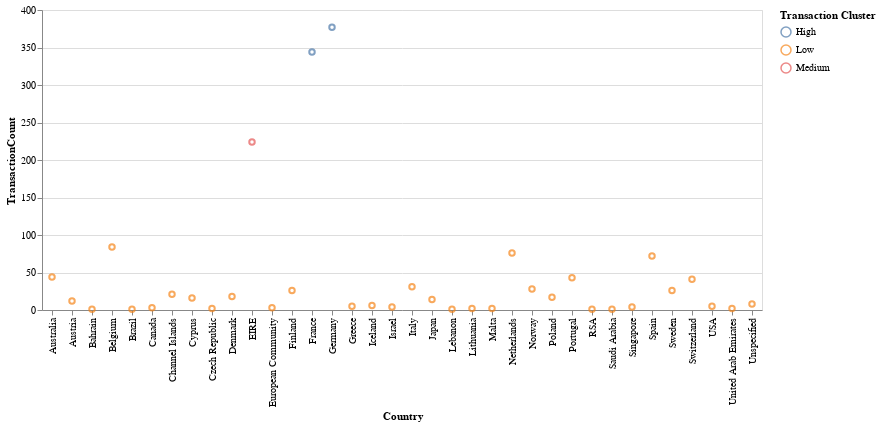

Here is the notebook cell this chart was saved with:
### Code cell
import altair as alt

label = pd.DataFrame(columns=["Cluster"], data=ypred)
label = label.replace({0: "Low",1: "High",2: "Medium"})
transaksi['Class'] = label

alt.Chart(transaksi).mark_point().encode(
    x="Country", y="TransactionCount",
    color=alt.Color("Class",
        legend=alt.Legend(title="Transaction Cluster")
    )
)

### Figure 1 — Vega-Lite specification as saved in the notebook (floating-point values rounded to 4 significant figures)
{"config": {"view": {"continuousWidth": 400, "continuousHeight": 300}}, "data": {"name": "data-04061daa32ab9aa4fe6cdc87fa957952"}, "mark": "point", "encoding": {"color": {"type": "nominal", "field": "Class", "legend": {"title": "Transaction Cluster"}}, "x": {"type": "nominal", "field": "Country"}, "y": {"type": "quantitative", "field": "TransactionCount"}}, "$schema": "https://vega.github.io/schema/vega-lite/v4.8.1.json", "datasets": {"data-04061daa32ab9aa4fe6cdc87fa957952": [{"Country": "Iceland", "TransactionCount": 6, "Class": "Low"}, {"Country": "Finland", "TransactionCount": 26, "Class": "Low"}, {"Country": "Italy", "TransactionCount": 31, "Class": "Low"}, {"Country": "Norway", "TransactionCount": 28, "Class": "Low"}, {"Country": "Spain", "TransactionCount": 72, "Class": "Low"}, {"Country": "Bahrain", "TransactionCount": 1, "Class": "Low"}, {"Country": "Portugal", "TransactionCount": 43, "Class": "Low"}, {"Country": "Switzerland", "TransactionCount": 41, "Class": "Low"}, {"Country": "Austria", "TransactionCount": 12, "Class": "Low"}, {"Country": "Cyprus", "TransactionCount": 16, "Class": "Low"}, {"Country": "Belgium", "TransactionCount": 84, "Class": "Low"}, {"Country": "Unspecified", "TransactionCount": 8, "Class": "Low"}, {"Country": "Denmark", "TransactionCount": 18, "Class": "Low"}, {"Country": "Australia", "TransactionCount": 44, "Class": "Low"}, {"Country": "France", "TransactionCount": 344, "Class": "High"}, {"Country": "Germany", "TransactionCount": 377, "Class": "High"}, {"Country": "RSA", "TransactionCount": 1, "Class": "Low"}, {"Country": "Greece", "TransactionCount": 5, "Class": "Low"}, {"Country": "Sweden", "TransactionCount": 26, "Class": "Low"}, {"Country": "Israel", "TransactionCount": 4, "Class": "Low"}, {"Country": "USA", "TransactionCount": 5, "Class": "Low"}, {"Country": "Saudi Arabia", "TransactionCount": 1, "Class": "Low"}, {"Country": "Poland", "TransactionCount": 17, "Class": "Low"}, {"Country": "United Arab Emirates", "TransactionCount": 2, "Class": "Low"}, {"Country": "Singapore", "TransactionCount": 4, "Class": "Low"}, {"Country": "Japan", "TransactionCount": 14, "Class": "Low"}, {"Country": "Netherlands", "TransactionCount": 76, "Class": "Low"}, {"Country": "Lebanon", "TransactionCount": 1, "Class": "Low"}, {"Country": "Brazil", "TransactionCount": 1, "Class": "Low"}, {"Country": "Czech Republic", "TransactionCount": 2, "Class": "Low"}, {"Country": "EIRE", "TransactionCount": 224, "Class": "Medium"}, {"Country": "Channel Islands", "TransactionCount": 21, "Class": "Low"}, {"Country": "European Community", "TransactionCount": 3, "Class": "Low"}, {"Country": "Lithuania", "TransactionCount": 2, "Class": "Low"}, {"Country": "Malta", "TransactionCount": 2, "Class": "Low"}, {"Country": "Canada", "TransactionCount": 3, "Class": "Low"}]}}
